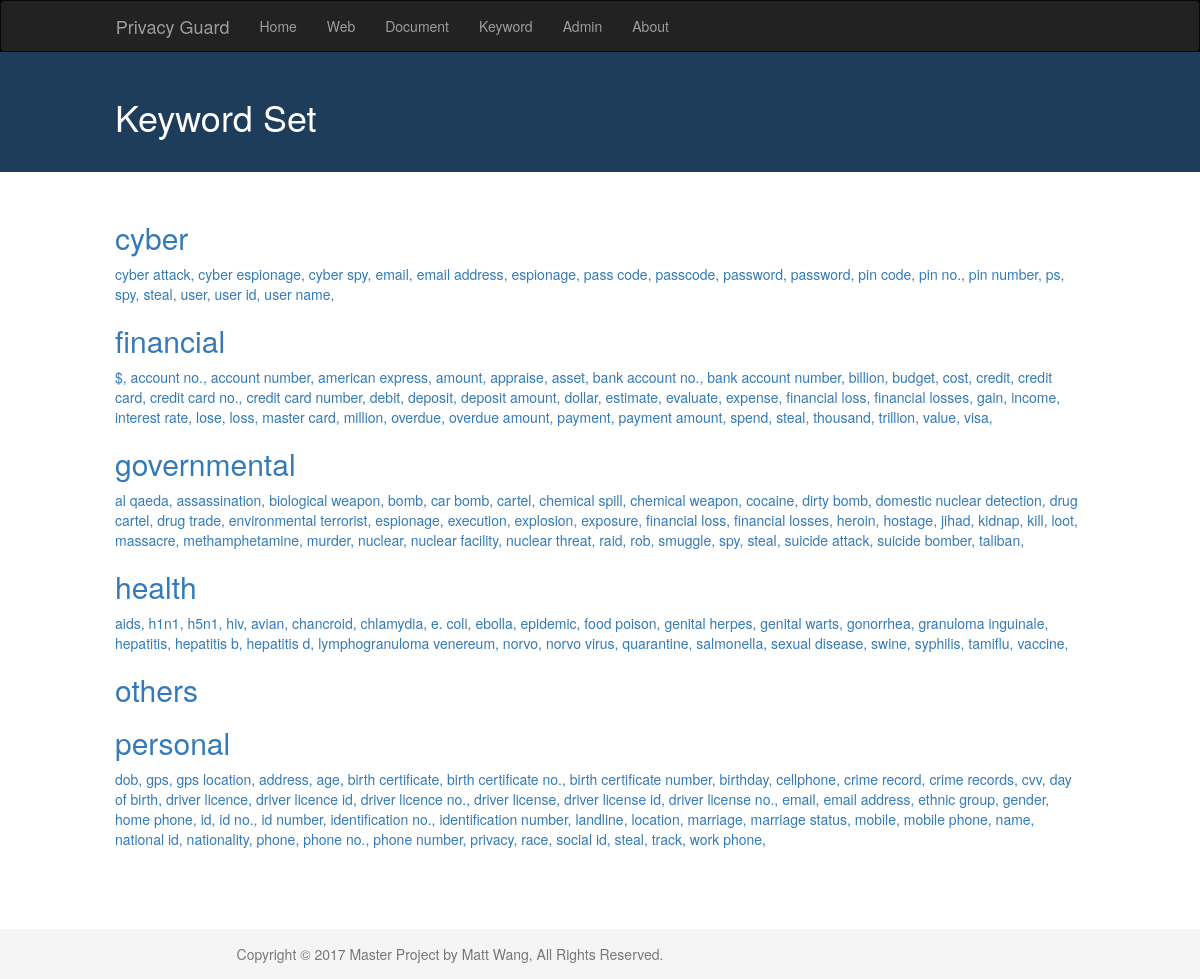
The page /keyword/ on the database as committed earlier.
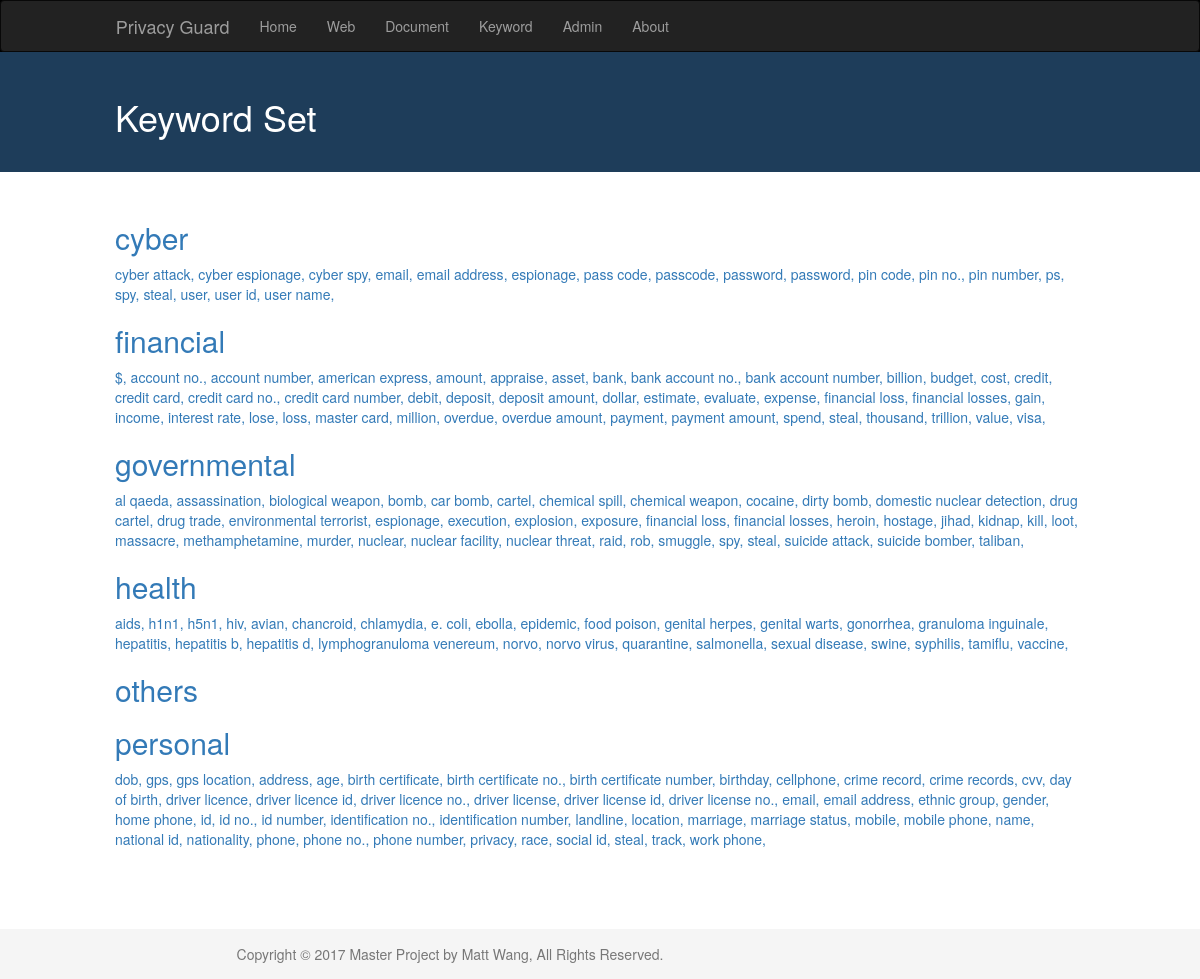
The same page on the database as committed later.
### privacy/models.py (models this page shows, shortened)
class Category(models.Model):
	name = models.CharField(max_length=200)
	created_date = models.DateTimeField(default=timezone.now)
	def __str__(self):
		return self.name

class Keyword(models.Model):
	name = models.CharField(max_length=200)
	category = models.ForeignKey(Category, on_delete=models.CASCADE)
	created_date = models.DateTimeField(default=timezone.now)

### privacy/views.py (the view)
# urls.py: url(r'^keyword/$', views.kws, name='kws'),
def kws(request):
	kset = Keyword.objects.order_by('name')
	cats = Category.objects.order_by('name')
	sortkeys = {}
	sortkeys = sortKey(kset, cats)
	context = {'kset': kset, 'cats': cats, 'sortkeys': sortkeys}
	return render(request, 'privacy/kws.html', context)

### privacy/mycode.py (called while the page is built)
def sortKey(kws, cats):
	result = {}
	for c in cats:
		result[c] = []
		for k in kws:
			if k.category == c:
				result[c].append(k.name.lower())
	return result

### privacy/templates/privacy/kws.html
{% extends 'privacy/base.html' %}
{% block content %}
{% load staticfiles %}
<link rel="stylesheet" href="{% static 'css/kws.css' %}">
<div class="docs-header">
   <h1 class=" col-md-10 col-md-offset-1">Keyword Set</h1>
</div>
<div class="col-md-10 col-md-offset-1">
{% for key, value in sortkeys.items %}
	<div>
	<p class="text-justify">
	<h2><a href="/admin/privacy/category">{{ key }}</a></h2>
	{% for k in value %}
        <a href="{% url 'wordnet' k key %}">{{ k }}, </a>
    {% endfor %}
    </p>
    </div>
{% endfor %}
<br>
<br>
<br>
<br>
<br>
<br>
</div>
{% endblock %}

### privacy/templates/privacy/base.html (shortened to what this page needs)
{% load staticfiles %}
<!DOCTYPE html>
<html lang="en">
    <head>
        <link rel="stylesheet" href="https://maxcdn.bootstrapcdn.com/bootstrap/3.3.7/css/bootstrap.min.css">
        <link rel="stylesheet" href="{% static 'css/style.css' %}">
    </head>
    <body>
        <header>
        <div class="container">
        <nav class="navbar navbar-inverse ">
          <div class="container-fluid col-md-10 col-md-offset-1">
            <div class="navbar-header">
              <a class="navbar-brand" href="{% url 'main' %}" routerLinkActive="active">Privacy Guard</a>
            </div>
            <div class="collapse navbar-collapse" id="bs-example-navbar-collapse-1">
              <ul class="nav navbar-nav">
                    <li><a href="{% url 'main' %}" routerLinkActive="active">Home</a></li>
                    <li><a href="{% url 'web' %}" routerLinkActive="active">Web</a></li>
                    <li><a href="{% url 'doc' %}" routerLinkActive="active">Document</a></li>
                    <li><a href="{% url 'kws' %}" routerLinkActive="active">Keyword</a></li>
                    <li><a href="/admin" routerLinkActive="active">Admin</a></li>
                    <li><a href="{% url 'about' %}" routerLinkActive="active">About</a></li>
                  </ul>
            </div>
          </div>
        </nav>
        </div>
        </header>
        <div class="">
            {% block content %}
             {% endblock %}
        </div>
        <br>
        <br>
        <br>
        <br>
        <footer class="footer">
          <div class="col-md-7 col-md-offset-1">
          <p class="text-muted text-center">Copyright © 2017 Master Project by Matt Wang, All Rights Reserved.</p>
          </div>
        </footer>
    </body>
</html>

### privacy/static/css/style.css (style rules this page uses)
header .container { width: 100%; padding:0px; margin:0px; background-color: black; }
nav { margin-bottom: 0px !important; }
a { cursor: pointer; cursor: hand; }
.docs-header { width: 100%; background-color: #1E3D5a; display: inline-block; padding-top: 25px; padding-bottom: 25px; margin-bottom: 25px; color: white; }
html { position: relative; min-height: 100%; }
body { margin-bottom: 50px; word-wrap: break-word; }
.footer { padding-top: 15px; position: absolute; bottom: 0; width: 100%; height: 50px; background-color: #f5f5f5; }

Rows that differ between the two databases and show on the page:
added Keyword: name "bank", shown under Category "financial"
